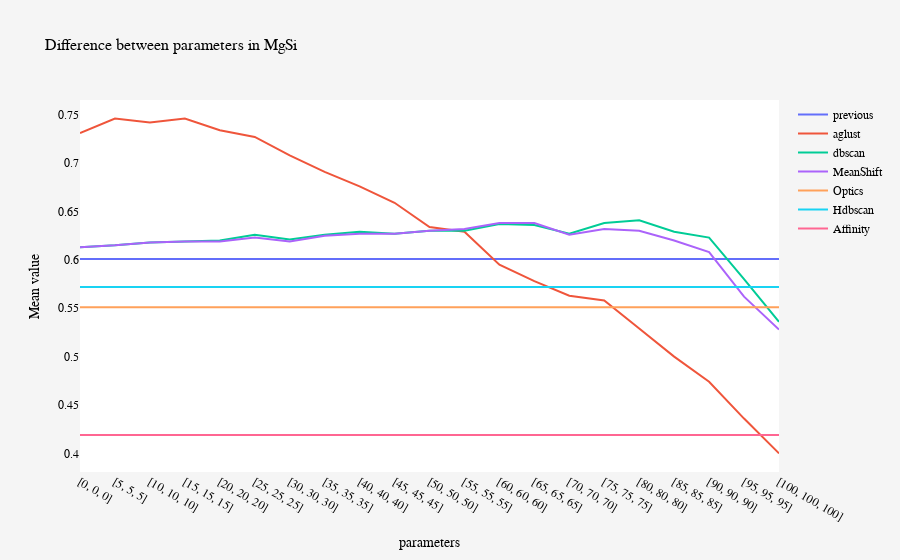

This figure's notebook cell:
### Code cell
# 15 80 80
Difference_values(part3, 'MgSi').show()

### Figure 1 — Plotly figure (JSON) as saved in the notebook; plotly's stock layout.template omitted (floating-point values rounded to 4 significant figures)
{"data": [{"name": "previous", "type": "scatter", "x": ["[0, 0, 0]", "[5, 5, 5]", "[10, 10, 10]", "[15, 15, 15]", "[20, 20, 20]", "[25, 25, 25]", "[30, 30, 30]", "[35, 35, 35]", "[40, 40, 40]", "[45, 45, 45]", "[50, 50, 50]", "[55, 55, 55]", "[60, 60, 60]", "[65, 65, 65]", "[70, 70, 70]", "[75, 75, 75]", "[80, 80, 80]", "[85, 85, 85]", "[90, 90, 90]", "[95, 95, 95]", "[100, 100, 100]"], "y": [0.601, 0.601, 0.601, 0.601, 0.601, 0.601, 0.601, 0.601, 0.601, 0.601, 0.601, 0.601, 0.601, 0.601, 0.601, 0.601, 0.601, 0.601, 0.601, 0.601, 0.601]}, {"name": "aglust", "type": "scatter", "x": ["[0, 0, 0]", "[5, 5, 5]", "[10, 10, 10]", "[15, 15, 15]", "[20, 20, 20]", "[25, 25, 25]", "[30, 30, 30]", "[35, 35, 35]", "[40, 40, 40]", "[45, 45, 45]", "[50, 50, 50]", "[55, 55, 55]", "[60, 60, 60]", "[65, 65, 65]", "[70, 70, 70]", "[75, 75, 75]", "[80, 80, 80]", "[85, 85, 85]", "[90, 90, 90]", "[95, 95, 95]", "[100, 100, 100]"], "y": [0.731, 0.746, 0.742, 0.746, 0.734, 0.727, 0.708, 0.691, 0.676, 0.659, 0.634, 0.629, 0.595, 0.578, 0.563, 0.558, 0.529, 0.5, 0.474, 0.436, 0.4]}, {"name": "dbscan", "type": "scatter", "x": ["[0, 0, 0]", "[5, 5, 5]", "[10, 10, 10]", "[15, 15, 15]", "[20, 20, 20]", "[25, 25, 25]", "[30, 30, 30]", "[35, 35, 35]", "[40, 40, 40]", "[45, 45, 45]", "[50, 50, 50]", "[55, 55, 55]", "[60, 60, 60]", "[65, 65, 65]", "[70, 70, 70]", "[75, 75, 75]", "[80, 80, 80]", "[85, 85, 85]", "[90, 90, 90]", "[95, 95, 95]", "[100, 100, 100]"], "y": [0.613, 0.615, 0.618, 0.619, 0.62, 0.626, 0.621, 0.626, 0.629, 0.627, 0.63, 0.63, 0.637, 0.636, 0.627, 0.638, 0.641, 0.629, 0.623, 0.58, 0.536]}, {"name": "MeanShift", "type": "scatter", "x": ["[0, 0, 0]", "[5, 5, 5]", "[10, 10, 10]", "[15, 15, 15]", "[20, 20, 20]", "[25, 25, 25]", "[30, 30, 30]", "[35, 35, 35]", "[40, 40, 40]", "[45, 45, 45]", "[50, 50, 50]", "[55, 55, 55]", "[60, 60, 60]", "[65, 65, 65]", "[70, 70, 70]", "[75, 75, 75]", "[80, 80, 80]", "[85, 85, 85]", "[90, 90, 90]", "[95, 95, 95]", "[100, 100, 100]"], "y": [0.613, 0.615, 0.618, 0.619, 0.619, 0.623, 0.619, 0.625, 0.627, 0.627, 0.63, 0.632, 0.638, 0.638, 0.626, 0.632, 0.63, 0.62, 0.608, 0.562, 0.528]}, {"name": "Optics", "type": "scatter", "x": ["[0, 0, 0]", "[5, 5, 5]", "[10, 10, 10]", "[15, 15, 15]", "[20, 20, 20]", "[25, 25, 25]", "[30, 30, 30]", "[35, 35, 35]", "[40, 40, 40]", "[45, 45, 45]", "[50, 50, 50]", "[55, 55, 55]", "[60, 60, 60]", "[65, 65, 65]", "[70, 70, 70]", "[75, 75, 75]", "[80, 80, 80]", "[85, 85, 85]", "[90, 90, 90]", "[95, 95, 95]", "[100, 100, 100]"], "y": [0.551, 0.551, 0.551, 0.551, 0.551, 0.551, 0.551, 0.551, 0.551, 0.551, 0.551, 0.551, 0.551, 0.551, 0.551, 0.551, 0.551, 0.551, 0.551, 0.551, 0.551]}, {"name": "Hdbscan", "type": "scatter", "x": ["[0, 0, 0]", "[5, 5, 5]", "[10, 10, 10]", "[15, 15, 15]", "[20, 20, 20]", "[25, 25, 25]", "[30, 30, 30]", "[35, 35, 35]", "[40, 40, 40]", "[45, 45, 45]", "[50, 50, 50]", "[55, 55, 55]", "[60, 60, 60]", "[65, 65, 65]", "[70, 70, 70]", "[75, 75, 75]", "[80, 80, 80]", "[85, 85, 85]", "[90, 90, 90]", "[95, 95, 95]", "[100, 100, 100]"], "y": [0.572, 0.572, 0.572, 0.572, 0.572, 0.572, 0.572, 0.572, 0.572, 0.572, 0.572, 0.572, 0.572, 0.572, 0.572, 0.572, 0.572, 0.572, 0.572, 0.572, 0.572]}, {"name": "Affinity", "type": "scatter", "x": ["[0, 0, 0]", "[5, 5, 5]", "[10, 10, 10]", "[15, 15, 15]", "[20, 20, 20]", "[25, 25, 25]", "[30, 30, 30]", "[35, 35, 35]", "[40, 40, 40]", "[45, 45, 45]", "[50, 50, 50]", "[55, 55, 55]", "[60, 60, 60]", "[65, 65, 65]", "[70, 70, 70]", "[75, 75, 75]", "[80, 80, 80]", "[85, 85, 85]", "[90, 90, 90]", "[95, 95, 95]", "[100, 100, 100]"], "y": [0.419, 0.419, 0.419, 0.419, 0.419, 0.419, 0.419, 0.419, 0.419, 0.419, 0.419, 0.419, 0.419, 0.419, 0.419, 0.419, 0.419, 0.419, 0.419, 0.419, 0.419]}], "layout": {"font": {"color": "black", "family": "Verdana", "size": 12}, "hovermode": "x unified", "paper_bgcolor": "whitesmoke", "plot_bgcolor": "white", "title": {"font": {"size": 16}, "text": "Difference between parameters in MgSi"}, "xaxis": {"title": {"text": "parameters"}}, "yaxis": {"title": {"text": "Mean value"}}}}
